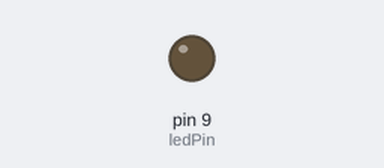
Recording of a sketch running on a simulated Arduino Uno, built with avr-gcc and run on an emulated ATmega328P. Shown: output pins drawn as LEDs (lit = HIGH).

Above: at 0.15 s.
Timing chart, 0 to 1.6 s (numbered marks = the images above):
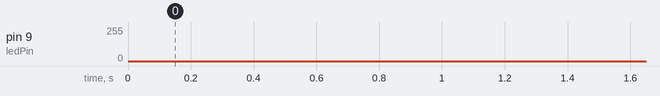

The sketch:

LED_PWM.ino
```cpp
const int ledPin = 9;

bool sw = 0;
long prevSw = 0;
const int intervalSw = 255;
long prev = 0;
const int interval = 1;

int intensity = 0;

void setup() {
  // put your setup code here, to run once:

  pinMode(ledPin, OUTPUT);
}

void loop() {
  // put your main code here, to run repeatedly:

  if (millis() - prevSw > intervalSw) {
    sw = !sw;
    prevSw = millis();
  }

  if (millis() - prev > interval) {

    analogWrite(ledPin, intensity);
    if (sw)
      intensity--;
    else
      intensity++;

    prev = millis();
  }
}
```
